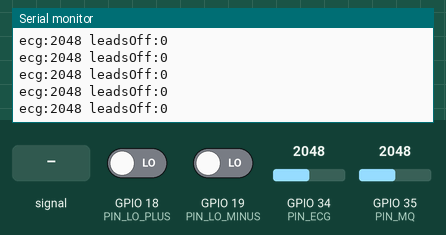
Recording of a sketch running on a simulated ESP32. Shown: the last lines printed to the serial monitor. The test bench sets the inputs (shaded band); at power-on: GPIO 34 (PIN_ECG) = 2048, GPIO 35 (PIN_MQ) = 2048, GPIO 18 (PIN_LO_PLUS) LOW, GPIO 19 (PIN_LO_MINUS) LOW.

Above: at 1.2 s.
1.3 s: GPIO 34 (PIN_ECG) fed a 200 Hz sine of ±327 counts around its level
At 2.3 s:
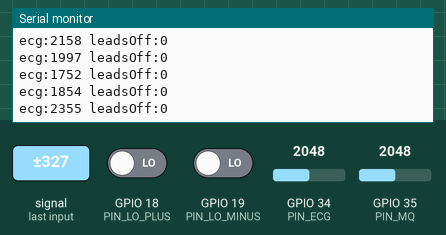
2.8 s: GPIO 34 (PIN_ECG) set to 2866
At 3.3 s:
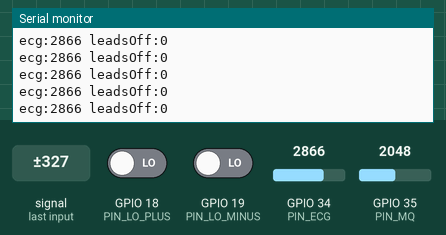
4.3 s: GPIO 35 (PIN_MQ) set to 2866
5.8 s: GPIO 18 (PIN_LO_PLUS) driven HIGH
At 6.5 s:
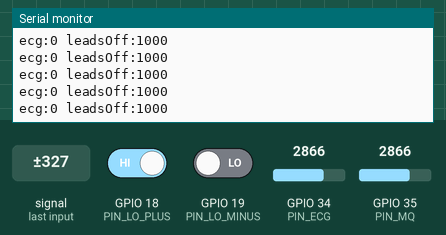
7.3 s: GPIO 35 (PIN_MQ) set to 3603
Timing chart, 0 to 9.8 s (numbered marks = the images above; inputs shaded):
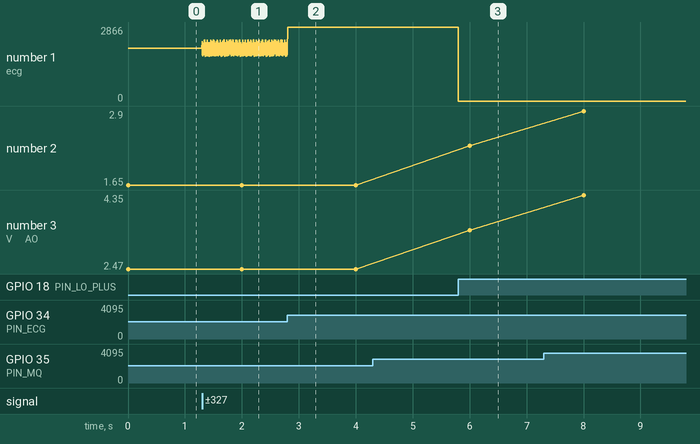

Measured:
- after the input at 1.3 s, the serial monitor: prints a new line at once (image 1)
- after the input at 5.8 s, the serial monitor: prints a new line at once (image 3)
- plotted number 1: 2048 → 1952 after the input at 1.3 s
- plotted number 2: 2.31 → 2.9 after the input at 7.3 s
- plotted number 3: 3.46 → 4.35 after the input at 7.3 s

The sketch:

test_ecg_mq135.ino
```cpp
/*
  VITALS - AD8232 ECG + MQ-135 quick test. No libraries.
  Open Tools > Serial PLOTTER at 115200.
    - Electrodes on, sitting still: a heartbeat pattern on "ecg"
    - Electrodes off: "leadsOff" jumps to 1000
  Every 2 s the Serial MONITOR also shows the MQ-135 voltage (lines starting with #).
  The real AO voltage must stay below 5 V; GPIO35 must stay below 3.3 V.
*/
const int PIN_ECG = 34, PIN_LO_PLUS = 18, PIN_LO_MINUS = 19, PIN_MQ = 35;
const float MQ_DIVIDER = 1.5;   // 1k top + 2x1k bottom. Two equal resistors = 2.0

uint32_t nextSample = 0, nextMq = 0;

void setup() {
  Serial.begin(115200);
  pinMode(PIN_LO_PLUS, INPUT);
  pinMode(PIN_LO_MINUS, INPUT);
}

void loop() {
  if (millis() >= nextSample) {                 // 250 samples per second
    nextSample = millis() + 4;
    bool off = digitalRead(PIN_LO_PLUS) || digitalRead(PIN_LO_MINUS);
    int ecg = off ? 0 : analogRead(PIN_ECG);
    Serial.printf("ecg:%d leadsOff:%d\n", ecg, off ? 1000 : 0);
  }
  if (millis() >= nextMq) {
    nextMq = millis() + 2000;
    int mv = analogReadMilliVolts(PIN_MQ);
    Serial.printf("# MQ-135: GPIO35 %.2f V  ->  AO %.2f V\n", mv / 1000.0, mv / 1000.0 * MQ_DIVIDER);
  }
}
```
